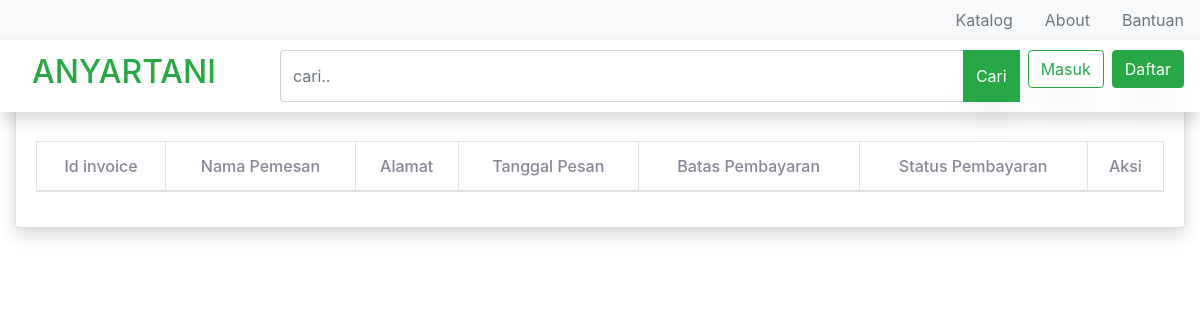
The app's page /index.php/produk/invoice, older data.
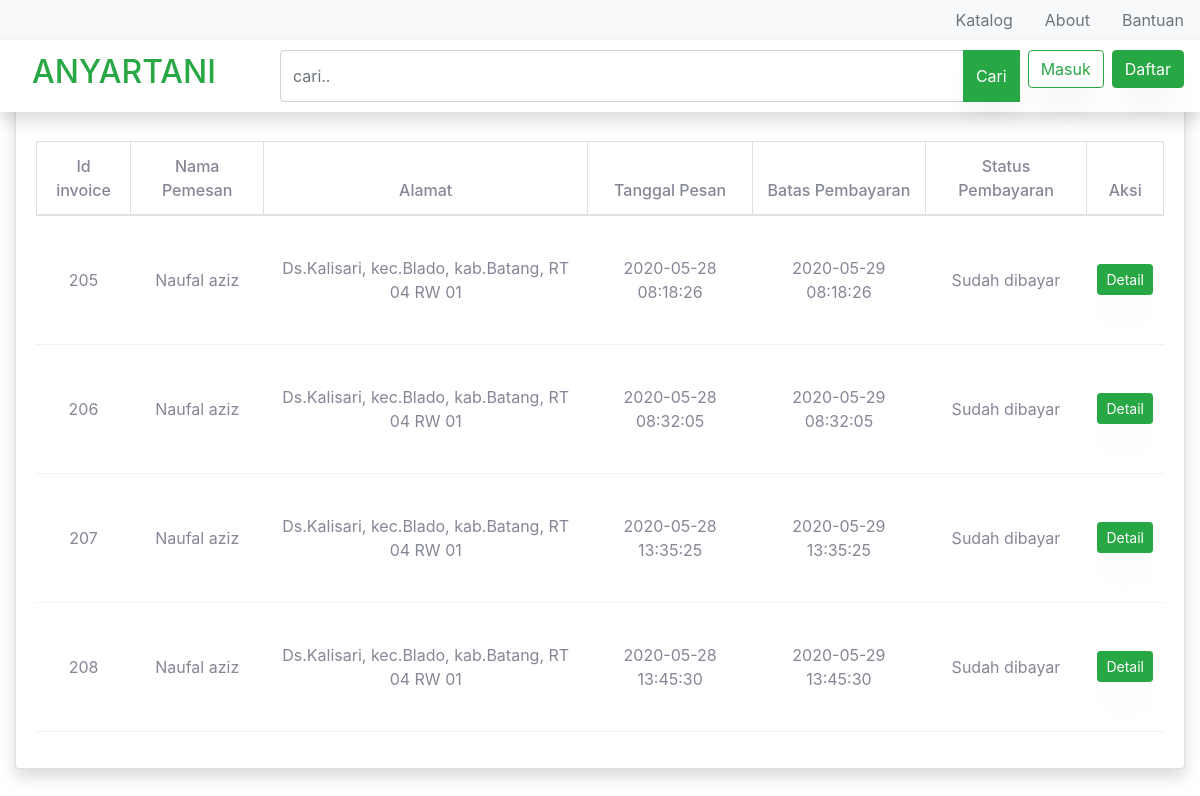
The same page, newer data.
### tables this page shows
CREATE TABLE `tb_invoice` (
  `id_invoice` int(10) NOT NULL,
  `id_alamat` int(11) NOT NULL,
  `email` varchar(50) NOT NULL,
  `kurir` varchar(10) NOT NULL,
  `berat` int(11) NOT NULL,
  `biaya_kirim` int(11) NOT NULL,
  `pembayaran` varchar(20) NOT NULL,
  `tgl_pesan` datetime NOT NULL,
  `batas_bayar` datetime NOT NULL,
  `status_pembayaran` enum('Belum dibayar','Sudah dibayar') NOT NULL,
  `status_pengiriman` enum('Belum dikonfirmasi','Sedang diproses','Sedang dikirim','Sudah diterima') NOT NULL
);

CREATE TABLE `tb_alamat` (
  `id_alamat` int(10) NOT NULL,
  `nama_penerima` varchar(50) NOT NULL,
  `email` varchar(50) NOT NULL,
  `no_telepon` char(15) NOT NULL,
  `jenis_alamat` varchar(50) NOT NULL,
  `kota` varchar(50) NOT NULL,
  `provinsi` varchar(50) NOT NULL,
  `alamat_lengkap` text NOT NULL
);

### application/controllers/Produk.php (called while the page is built, shortened)
<?php
class Produk extends CI_Controller
{
    public function __construct()
    {
        $this->load->library('form_validation');
    }
    public function invoice()
    {
        $email =  $this->session->userdata('email');
        $data['user_login'] = $this->User_model->tampiluserByEmail($email);
        $data['invoice'] = $this->Order_model->tampil_invoice();
        $data['judul'] = 'Halaman Konfirmasi Pembayaran';
        $this->load->view('templates/header', $data);
        $this->load->view('produk/invoice', $data);
        $this->load->view('templates/footer_konfirmasi');
    }
}

### index.php (called while the page is built, shortened)
<?php
require_once BASEPATH.'core/CodeIgniter.php';

### application/models/Order_model.php (called while the page is built, shortened)
<?php
class Order_model extends CI_Model
{
    public function tampil_invoice()
    {
        $this->db->select(
            'tb_invoice.*, tb_alamat.email AS email, tb_alamat.email , tb_alamat.id_alamat, tb_alamat.alamat_lengkap, tb_alamat.nama_penerima,tb_alamat.jenis_alamat'
        );
        $this->db->join('tb_alamat', 'tb_alamat.email = tb_invoice.email');
        $this->db->from('tb_invoice');
        $query = $this->db->get();
        if ($query->num_rows() > 0) {
            return $query->result();
        } else {
            return false;
        }
    }
}

### application/views/produk/invoice.php (the view, shortened to what this page needs)
<div class="container-fluid ">
    <br><br>
    <div class="card shadow mt-5">
        <div class="card-body mt-4">
            <div class="table-responsive ">
                <table class="table table-bordered" id="dataTable" width="100%" cellspacing="0">
                    <thead>
                        <tr>
                            <th>Id invoice</th>
                            <th>Nama Pemesan</th>
                            <th>Alamat</th>
                            <th>Tanggal Pesan </th>
                            <th>Batas Pembayaran</th>
                            <th>Status Pembayaran</th>
                            <th colspan="2">Aksi</th>
                        </tr>
                    </thead>
                    <tbody>
                        <tr>
                            <?php
                            foreach ($invoice as $inv) : ?>
                        <tr>
                            <td><?= $inv->id_invoice ?></td>
                            <td><?= $inv->nama_penerima ?>
                            <td><?= $inv->alamat_lengkap ?></td>
                            <td><?= $inv->tgl_pesan ?></td>
                            <td><?= $inv->batas_bayar ?></td>
                            <td><?= $inv->status_pembayaran ?></td>
                            <td><?= anchor('produk/detail_pesan/' . $inv->id_invoice, '<div class="btn btn-success btn-sm">Detail</div>') ?>
                            </td>
                        </tr>
                    <?php endforeach ?>
                    </tbody>
                </table>
            </div>
        </div>
    </div>
</div>

### application/views/templates/header.php (shortened to what this page needs)
<!doctype html>
<html lang="en">
<head>
	<link rel="stylesheet" href="https://stackpath.bootstrapcdn.com/bootstrap/4.4.1/css/bootstrap.min.css">
	<link rel="stylesheet" href="<?= base_url(); ?>assets/css/style.css">
	<link rel="stylesheet" href="<?= base_url(); ?>assets/css/open-iconic-bootstrap.min.css">
	<link rel="stylesheet" href="<?= base_url(); ?>assets/css/animate.css">
	<link rel="stylesheet" href="<?= base_url(); ?>assets/css/owl.carousel.min.css">
	<link rel="stylesheet" href="<?= base_url(); ?>assets/css/owl.theme.default.min.css">
	<link rel="stylesheet" href="<?= base_url(); ?>assets/css/magnific-popup.css">
	<link rel="stylesheet" href="<?= base_url(); ?>assets/css/aos.css">
	<link rel="stylesheet" href="<?= base_url(); ?>assets/css/ionicons.min.css">
	<link rel="stylesheet" href="<?= base_url(); ?>assets/css/bootstrap-datepicker.css">
	<link rel="stylesheet" href="<?= base_url(); ?>assets/css/jquery.timepicker.css">
	<link rel="stylesheet" href="<?= base_url(); ?>assets/css/flaticon.css">
	<link rel="stylesheet" href="<?= base_url(); ?>assets/css/icomoon.css">
	<link rel="stylesheet" href="<?= base_url(); ?>assets/css/style.css">
	<link href="<?= base_url(); ?>assets/vendor/fontawesome-free/css/all.min.css" rel="stylesheet" type="text/css">
	<link href="<?= base_url(); ?>assets/css/sb-admin-2.min.css" rel="stylesheet">
	<link href="<?= base_url(); ?>assets/css/bootstrap.min.css" rel="stylesheet">
	<link rel="stylesheet" type="text/css" href="<?= base_url() ?>assets/lib/bootstrap-fileupload/bootstrap-fileupload.css" />
	<link rel="stylesheet" href="jquery.nice-number.css">
</head>
<body>
	<div class="fixed-top">
		<ul class="nav justify-content-end bg-light ">
			<li class="nav-item">
				<a class="nav-link" href="">
					<div class="text-secondary">Katalog</div>
				</a>
			</li>
			<li class="nav-item">
				<a class="nav-link" href="#">
					<div class="text-secondary">About</div>
				</a>
			</li>
			<li class="nav-item">
				<a class="nav-link" href="#">
					<div class="text-secondary">Bantuan</div>
				</a>
			</li>
		</ul>
		<nav class="navbar navbar-expand-lg navbar-light bg-white shadow ">
			<a class="navbar-brand ml-3" href="<?= base_url(); ?>">
				<h2 class="text-success">AnyarTani</h2>
			</a>
			<div class="collapse navbar-collapse" id="navbarSupportedContent">
				<div class="input-group ml-5">
					<input type="text" class="form-control" placeholder="cari.." name="keyword">
					<div class="input-group-append">
						<button class="btn btn-success" type="submit">Cari</button>
					</div>
					<?php if ($this->session->userdata('email')) { ?>
						<div class="mt-2 ml-2"><?php $keranjang = '<span class="icon-shopping_cart"> [' . $this->cart->total_items() . ']'
													?>
							<?= anchor('produk/detail_keranjang', $keranjang) ?>
							<a href="<?= base_url(); ?>produk/invoice" class="mt-2 ml-1"><img src="<?= base_url(); ?>assets/images/icons/icons8-bell-30.png">[<?php echo $this->db->where(['email' => $user_login['email']])->from("tb_invoice")->count_all_results(); ?>]</a>
						</div>
						<div class="nav-item dropdown no-arrow ">
							<a class="nav-link dropdown-toggle mb-2" href="#" id="userDropdown" role="button" data-toggle="dropdown" aria-haspopup="true" aria-expanded="false">
								<span class="mr-2 d-none d-lg-inline text-gray-600 small"><?= $user_login['nama']; ?></span>
								<img class="img-profile rounded-circle mr-2" style="max-height: 30px" src="<?= base_url('assets/images/profile/') . $user_login['image']; ?>">
							</a>
							<div class="dropdown-menu dropdown-menu-right shadow animated--grow-in" aria-labelledby="userDropdown">
								<a class="dropdown-item" href="<?= base_url() ?>user/profile">
									<i class="fas fa-user fa-sm fa-fw mr-2 text-gray-400"></i>
									Profile
								</a>
								<a class="dropdown-item" href="" data-toggle="modal" data-target="#logoutModal">
									<i class="fas fa-sign-out-alt fa-sm fa-fw mr-2 text-gray-400"></i>
									Logout
								</a>
							</div>
						</div>
					<?php } else { ?>
						<form action="<?= base_url(); ?>login">
							<button class="btn btn-outline-success mr-2 ml-2">Masuk</button>
						</form>
						<form action="<?= base_url(); ?>login/daftar">
							<button class="btn btn-success">Daftar</button>
						</form>
					<?php } ?>
				</div>
			</div>
		</nav>
	</div>

### application/views/templates/footer_konfirmasi.php (shortened to what this page needs)
</body>
</html>

Row changes from the older to the newer data that the page shows:
added tb_invoice: id_invoice "205", id_alamat.nama_penerima "Naufal aziz", id_alamat.alamat_lengkap "Ds.Kalisari, kec.Blado, kab.Batang, RT 04 RW 01", tgl_pesan "2020-05-28 08:18:26", batas_bayar "2020-05-29 08:18:26", status_pembayaran "Sudah dibayar", id_invoice "Detail"
added tb_invoice: id_invoice "206", id_alamat.nama_penerima "Naufal aziz", id_alamat.alamat_lengkap "Ds.Kalisari, kec.Blado, kab.Batang, RT 04 RW 01", tgl_pesan "2020-05-28 08:32:05", batas_bayar "2020-05-29 08:32:05", status_pembayaran "Sudah dibayar", id_invoice "Detail"
added tb_invoice: id_invoice "207", id_alamat.nama_penerima "Naufal aziz", id_alamat.alamat_lengkap "Ds.Kalisari, kec.Blado, kab.Batang, RT 04 RW 01", tgl_pesan "2020-05-28 13:35:25", batas_bayar "2020-05-29 13:35:25", status_pembayaran "Sudah dibayar", id_invoice "Detail"
added tb_invoice: id_invoice "208", id_alamat.nama_penerima "Naufal aziz", id_alamat.alamat_lengkap "Ds.Kalisari, kec.Blado, kab.Batang, RT 04 RW 01", tgl_pesan "2020-05-28 13:45:30", batas_bayar "2020-05-29 13:45:30", status_pembayaran "Sudah dibayar", id_invoice "Detail"
